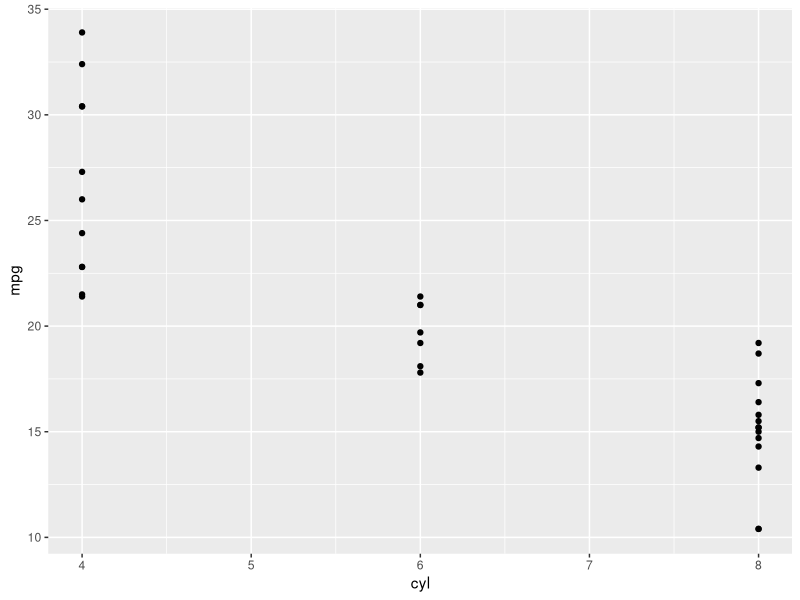
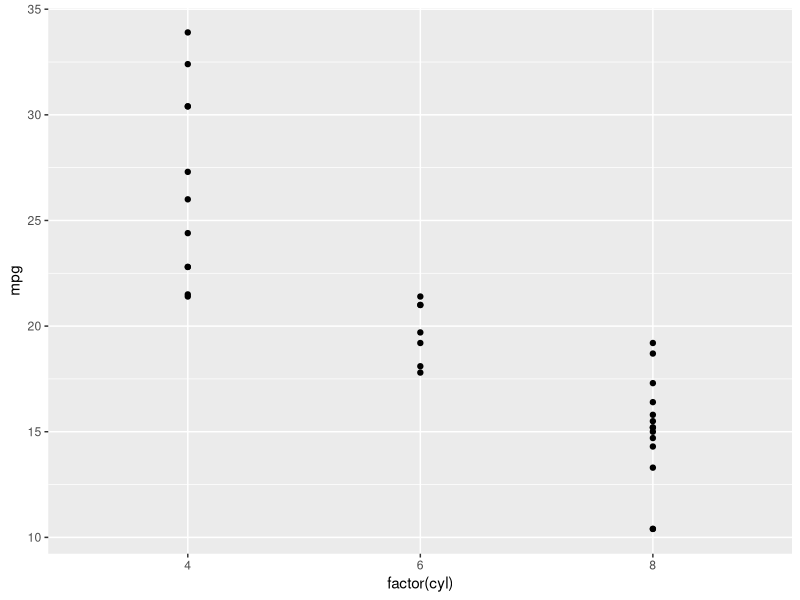
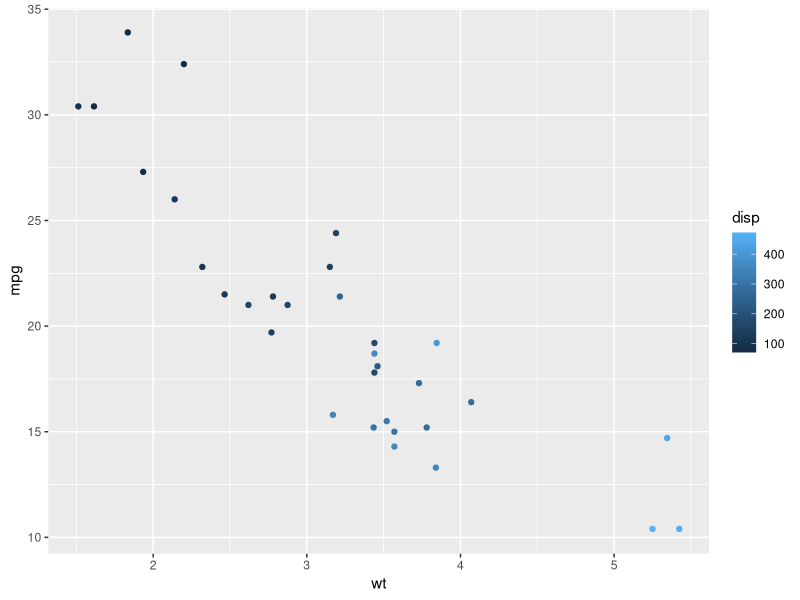
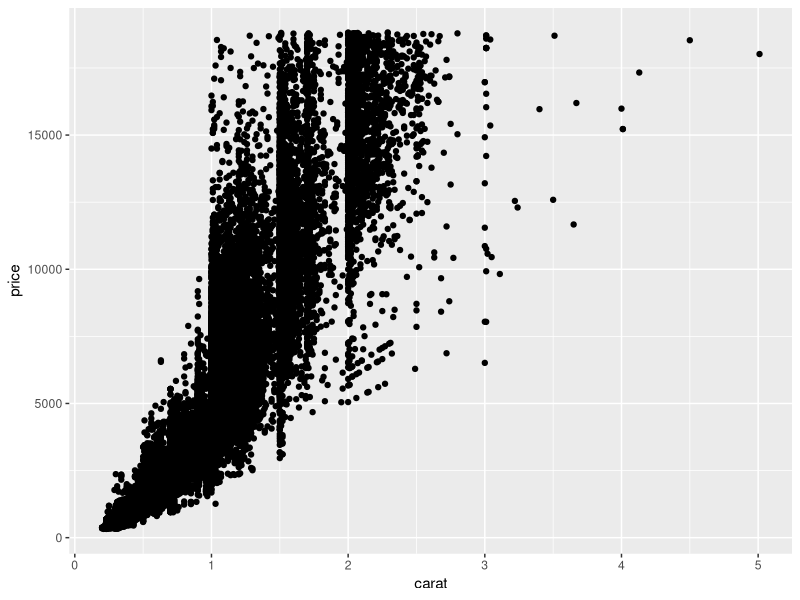
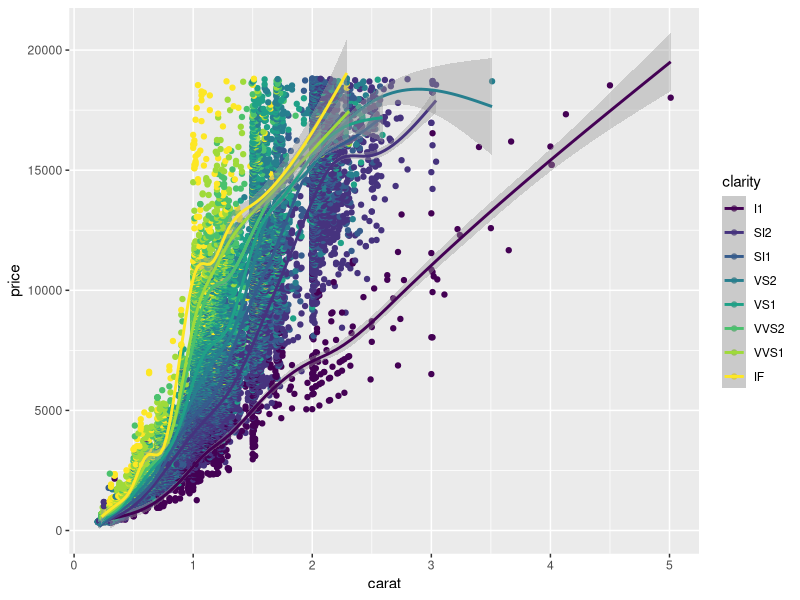
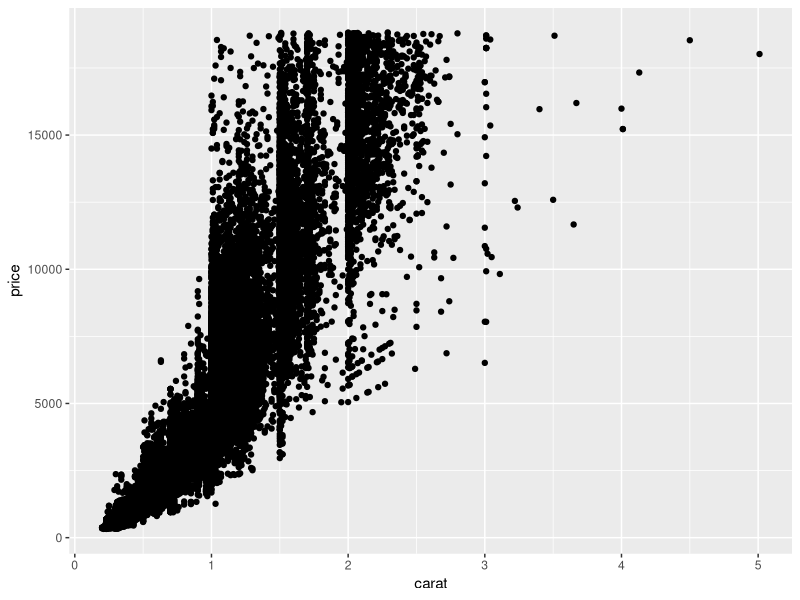
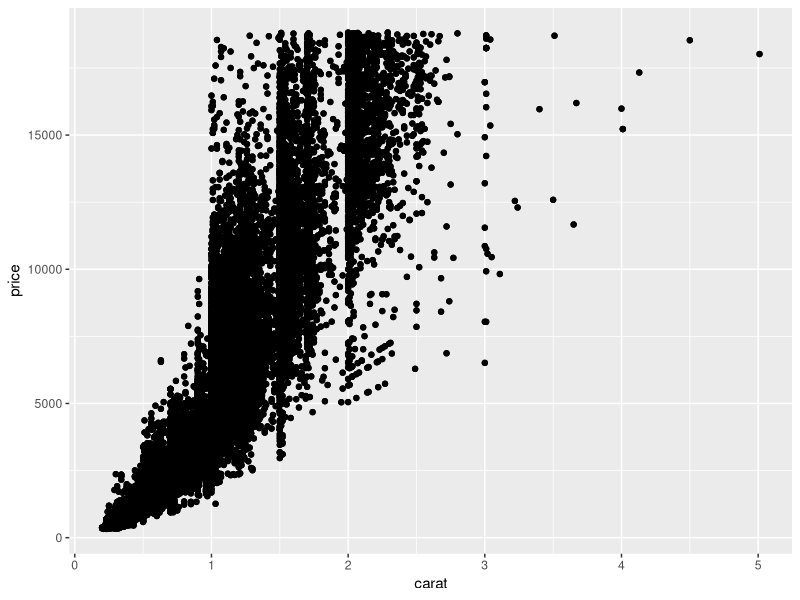
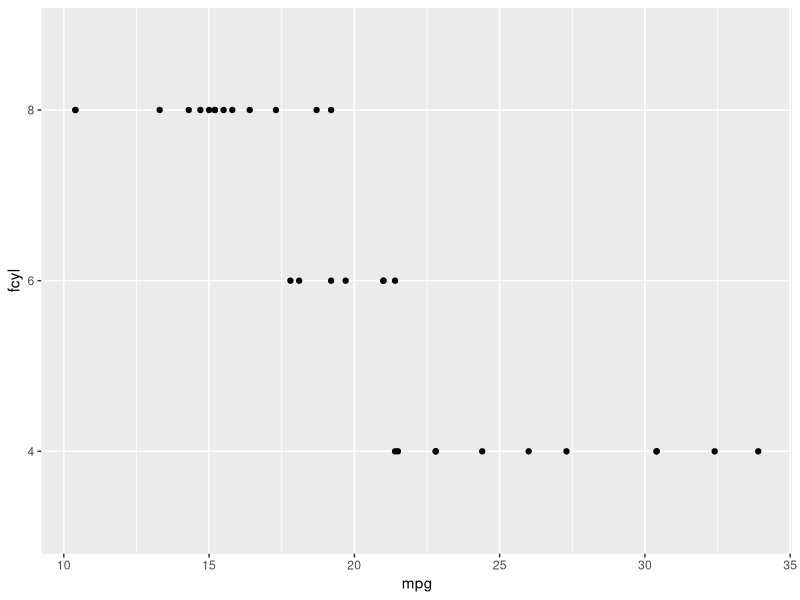

The R source for these figures, in order: (Note: this script raises an error after producing the figures.)

library(datasets)


# Load the ggplot2 package
library(ggplot2)

# Explore the mtcars data frame with str()
str(mtcars)
# Execute the following command
ggplot(mtcars, aes(cyl, mpg)) +
  geom_point()


# Change the command below so that cyl is treated as factor
ggplot(mtcars, aes(factor(cyl), mpg)) +
  geom_point()

# Edit to add a color aesthetic mapped to disp
ggplot(mtcars, aes(wt, mpg, color = disp)) +
  geom_point()


# Explore the diamonds data frame with str()

str(diamonds)

# Add geom_point() with +
ggplot(diamonds, aes(carat, price)) +
  geom_point()


# Map the color aesthetic to clarity
ggplot(diamonds, aes(carat, price, color= clarity)) +
  geom_point() +
  geom_smooth()



# Draw a ggplot
plt_price_vs_carat <- ggplot(diamonds, aes(carat, price))+
  geom_point()
  
  
plt_price_vs_carat
# Use the diamonds dataset
# For the aesthetics, map x to carat and y to price
# Add a point layer to plt_price_vs_carat

plt_price_vs_carat +
  geom_point()


###mtcars dataset 
# Map x to mpg and y to fcyl
mtcars$fcyl<- factor(mtcars$cyl)
ggplot(mtcars, aes(mpg,fcyl)) +
  geom_point()

# Map fcyl to fill

ggplot(mtcars, aes(wt, mpg, fill = fcyl)) +
  geom_point(shape = 1, size = 4)


# Establish the base layer
plt_mpg_vs_wt <- ggplot(mtcars, aes(wt, mpg))

# Map fcyl to size
plt_mpg_vs_wt +
  geom_point(aes(size = fcyl))

# A hexadecimal color
my_blue <- "#4ABEFF"

ggplot(mtcars, aes(wt, mpg)) +
# Set the point color to my_blue
  geom_point(color = my_blue, alpha = 0.6)

ggplot(mtcars, aes(wt, mpg, color = fcyl)) +
# Add point layer with alpha 0.5
  geom_point(alpha= 0.5)
  

ggplot(mtcars, aes(wt, mpg, color = fcyl)) +
# Add text layer with label rownames(mtcars) and color red
  geom_text(label = rownames(mtcars), color = 'red',check_overlap = TRUE)

ggplot(mtcars, aes(wt, mpg, color = fcyl)) +
  # Add points layer with shape 24 and color yellow
  geom_point(shape = 24, color = "green")

# 3 aesthetics: y qsec vs. x mpg, colored by fcyl
ggplot(mtcars, aes(mpg, qsec, color = fcyl)) +
  geom_point()

# 4 aesthetics: add a mapping of shape to fam
mtcars$fam<- factor(mtcars$am)
ggplot(mtcars, aes(mpg, qsec, color = fcyl)) +
  geom_point(shape = mtcars$fam)

# 5 aesthetics: add a mapping of size to hp / wt
ggplot(mtcars, aes(mpg, qsec, color = fcyl)) +
  geom_point(size= mtcars$hp/mtcars$wt)

#Set the x-axis label to "Number of Cylinders", and the y-axis label to "Count" 
#using the x and y arguments of labs(), respectively.  

ggplot(mtcars, aes(cyl)) +
  geom_bar() +
  # Set the axis labels
  labs(x= 'Number of cylinders', y= 'Count')


#Implement a custom fill color scale using scale_fill_manual(). 
#Set the first argument to "Transmission", and values to palette
palette <- c(automatic = "#851EB8", manual = "#A89A1C")

ggplot(mtcars, aes(fcyl, fill=fam)) +
  geom_bar() +
  labs(x = "Number of Cylinders", y = "Count")+
  scale_fill_manual("Transmission", values = palette)
  # Set the fill color scale
scale_fill_manual("Transmission", values = palette)



palette <- c(automatic = "#377EB8", manual = "#E41A1C")

# Set the position to dodge
ggplot(mtcars, aes(fcyl, fill = fam)) +
  geom_bar(position = "dodge") +
  labs(x = "Number of Cylinders", y = "Count")
scale_fill_manual("Transmission", values = palette)

# Plot 0 vs. mpg
ggplot(mtcars, aes(0, mpg)) +
  # Add jitter 
  geom_point()

#Use ylim() to set the limits on the y-axis from -2 to 2.
ggplot(mtcars, aes(mpg, 0)) +
  geom_jitter() +
  ylim(-2,2)
  # Set the y-axis limits


##diamonds dataset

# Plot price vs. carat, colored by clarity
plt_price_vs_carat_by_clarity <- ggplot(diamonds, aes(carat, price, color = clarity))

# Add a point layer with tiny points Set the point transparency to 0.5, 
#Set shape = ".", the point size of 1 pixel
plt_price_vs_carat_by_clarity +
  geom_point(alpha=0.5, shape= '.')

#Update the point shape to remove the line outlines by setting shape to 16.
plt_price_vs_carat_by_clarity +
  geom_point(alpha=0.5, shape= 16)


# Examine the structure of Vocab
str(vocab)
#datasets::
# Plot y vocabulary vs. x education
ggplot(vocab, aes(vocabulary, education)) +
  # Add a point layer
  geom_point(position = jitter(alpha=0.2), shape=1)
# Change to a jitter layer
  
# Set jitter the transparency to 0.2
  
# Set the shape to 1
  
  
#Using mtcars, map mpg onto the x aesthetic.

# Plot mpg
ggplot(mtcars, aes(mpg)) +
  # Add a histogram layer
  geom_histogram(binwidth = 1)+
  labs(x = "Number of Cylinders", y = "Count")
scale_fill_manual("Density", values = palette)

  # Set the binwidth to 1
  
  # Map y to ..density..

  
  # Set the fill color to light_blue hint "#51A8C9"


#Using mtcars, map mpg onto the x aesthetic.

# Plot mpg

# Set the binwidth to 1

# Map y to ..density..

  
  
# Update the aesthetics so the fill color is by fam
ggplot(mtcars, aes(mpg, fill = fam )) +
  geom_histogram(binwidth = 1, position = 'identity', alpha=0.4)

# Change the position to dodge

# Change the position to fill

#Change the position to identity, with transparency 0.4


# Plot fcyl, filled by fam
ggplot(mtcars,aes(fcyl, fill=fam)) +
  # Add a bar layer
  geom_bar(position = 'dodge')
#Set the bar position argument to "fill".

#Change the bar position argument to "dodge".

  
ggplot(mtcars, aes(cyl, fill = fam)) +
#Change position to use the functional form, with width 0.2 position_dodge()
  geom_bar(position= position_dodge(width = 0.2),alpha= 0.6)

# Set the transparency to 0.6




##line plot 

# Plot the Rainbow Salmon time series fish data 
plot(fish.species$Rainbow)


# Remove legend entirely from a plot 
plot(fish.species$Rainbow)
legend(x='none')

plot(as.numeric(fish.species$Rainbow))
# Position the legend at the bottom of the plot
plot(fish.species$Rainbow)
legend(x = "bottom", legend = c("Rainbow"))

# Position the legend inside the plot at (0.6, 0.1)
plot(fish.species$Rainbow)
legend(x = 0.1, y = 0.1, legend = c("Rainbow"))


# 
# Remove the axis ticks, axis.ticks by making them a blank element.
# Remove the panel gridlines, panel.grid in the same way.
# 
# Make the axis tick labels' text, axis.text, less prominent by changing the color to "grey25".
# Increase the plot.title's, size to 16 and change its font face to "italic".
# 
theme( text,
       axis.title, axis.title.x,
       axis.title.x.top, axis.title.x.bottom,
       axis.title.y, axis.title.y.left, axis.title.y.right,
       title,
       legend.title, plot.title, plot.subtitle, plot.caption, plot.tag,
       axis.text, axis.text.x,
       axis.text.x.top, axis.text.x.bottom,
       axis.text.y, axis.text.y.left, axis.text.y.right,
       legend.text, strip.text,
       strip.text.x, strip.text.y)



# Give the axis tick length, axis.ticks.length, a unit of 2 "lines".

# Give the legend key size, legend.key.size, a unit of 3 centimeters ("cm").


# Set the legend.margin to 20 points ("pt") on the top, 30 pts on the right, 
# 40 pts on the bottom, and 50 pts on the left.


# Set the plot margin, plot.margin, to 10, 30, 50, and 70 millimeters ("mm").


# Add a black and white theme, theme_bw(), to the plot.


# theme_gray() is the default.
# theme_bw() is useful when you use transparency.
# theme_classic() is more traditional.
# theme_void() removes everything but the data.



# Add a classic theme, theme_classic(), to the plot.


# Add a void theme, theme_void(), to the plot.

# Add a fivethirtyeight.com theme, theme_fivethirtyeight(), to the plot.


# Add an Edward Tufte theme, theme_tufte(), to the plot.


# Add a Wall Street Journal theme, theme_wsj(), to the plot.



# create a filtered subset of the gapminder dataset 2007

install.packages('ggthemes')

library('ggthemes')

# Set the color scale
palette <- brewer.pal(5, "RdYlBu")[-(2:4)]

# Add a title and caption
ggplot(gm2007, aes(x = lifeExp, y = country, color = lifeExp)) +
  geom_point(size = 4) +
  geom_segment(aes(xend = 30, yend = country), size = 2) +
  geom_text(aes(label = round(lifeExp,1)), color = "white", size = 1.5) +
  scale_x_continuous("", expand = c(0,0), limits = c(30,90), position = "top") +
  scale_color_gradientn(colors = palette)+
  labs(caption = "Source: gapminder", title = "Highest and lowest life expectancies, 2007")
 



# Define the theme
plt_country_vs_lifeExp +
  theme_classic() +
  theme(axis.line.y = element_blank(),
        axis.ticks.y = element_blank(),
        axis.text = element_text(color = "black"),
        axis.title = element_blank(),
        legend.position = "none")


# Add a curve
plt_country_vs_lifeExp +  
  step_1_themes +
  geom_vline(xintercept = global_mean, color = "grey40", linetype = 3) +
  step_3_annotation +
  annotate(
    "curve",
    x = x_start, y = y_start,
    xend = x_end, yend = y_end,
    arrow = arrow(length = unit(0.2, "cm"), type = "closed"),
    color = "grey40"
  )